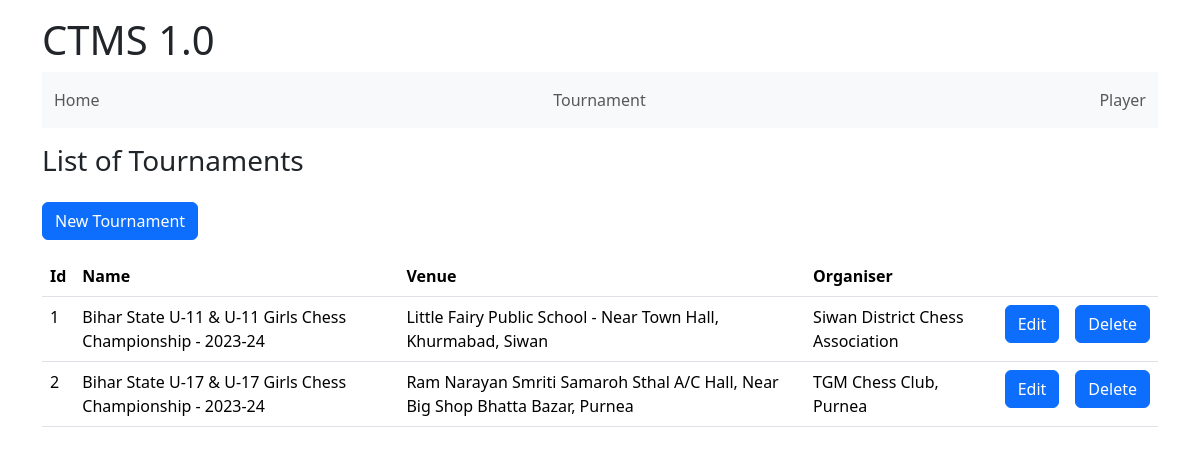
/tournament/index.php, run on the app's committed database.
### tables this page shows
CREATE TABLE `tournament` (
  `id` int(11) NOT NULL AUTO_INCREMENT,
  `name` varchar(100) DEFAULT NULL,
  `venue` varchar(100) DEFAULT NULL,
  `organiser` varchar(50) DEFAULT NULL,
  PRIMARY KEY (`id`)
);

### public_html/tournament/read.php (called while the page is built, shortened)
<?php
function fetchTournaments(): array | null
{
    $con = mysqli_connect(SERVER, USERNAME, PASSWORD, DATABASE);
    $sql = "SELECT * FROM tournament";
    $result = mysqli_query($con, $sql);
    $data = $result->fetch_all(MYSQLI_ASSOC);
    return $data;
}

### public_html/tournament/index.php (the view, shortened to what this page needs)
<?php
include 'read.php';
$tournaments = fetchTournaments();
?>
<!DOCTYPE html>
<html lang="en">
<head>
    <link rel="stylesheet" href="https://cdn.jsdelivr.net/npm/bootstrap@5.3.2/dist/css/bootstrap.min.css">
</head>
<body class="container mt-3">
    <header>
        <h1>CTMS 1.0</h1>
    </header>
    <nav class="navbar bg-light navbar-light">
        <div class="container-fluid">
            <ul class="navbar-nav">
                <li class="navbar-item">
                    <a href="index.php" class="nav-link">Home</a>
                </li>
            </ul>
            <ul class="navbar-nav">
                <li class="navbar-item">
                    <a href="./tournament/index.php" class="nav-link">Tournament</a>
                </li>
            </ul>
            <ul class="navbar-nav">
                <li class="navbar-item">
                    <a href="./player/index.php" class="nav-link">Player</a>
                </li>
            </ul>
        </div>
    </nav>
    <main>
        <h3 class="mt-3">List of Tournaments</h3>
        <a class="btn btn-primary mt-3 mb-3" href="new.php">New Tournament</a>
        <table class="table">
            <thead>
                <tr>
                    <th>Id</th>
                    <th>Name</th>
                    <th>Venue</th>
                    <th>Organiser</th>
                    <th colspan="2"></th>
                </tr>
            </thead>
            <tbody>
                <?php
                foreach ($tournaments as $tournament) {
                ?>
                    <tr>
                        <td><?= $tournament['id'] ?></td>
                        <td><?= $tournament['name'] ?></td>
                        <td><?= $tournament['venue'] ?></td>
                        <td><?= $tournament['organiser'] ?></td>
                        <td><a href="" class="btn btn-primary">Edit</a></td>
                        <td><a href="" class="btn btn-primary">Delete</a></td>
                    </tr>
                <?php
                }
                ?>
            </tbody>
        </table>
    </main>
</body>
</html>

### data on the page
tournament: id "1", name "Bihar State U-11 & U-11 Girls Chess Championship - 2023-24", venue "Little Fairy Public School - Near Town Hall, Khurmabad, Siwan", organiser "Siwan District Chess Association"
tournament: id "2", name "Bihar State U-17 & U-17 Girls Chess Championship - 2023-24", venue "Ram Narayan Smriti Samaroh Sthal A/C Hall, Near Big Shop Bhatta Bazar, Purnea", organiser "TGM Chess Club, Purnea"
